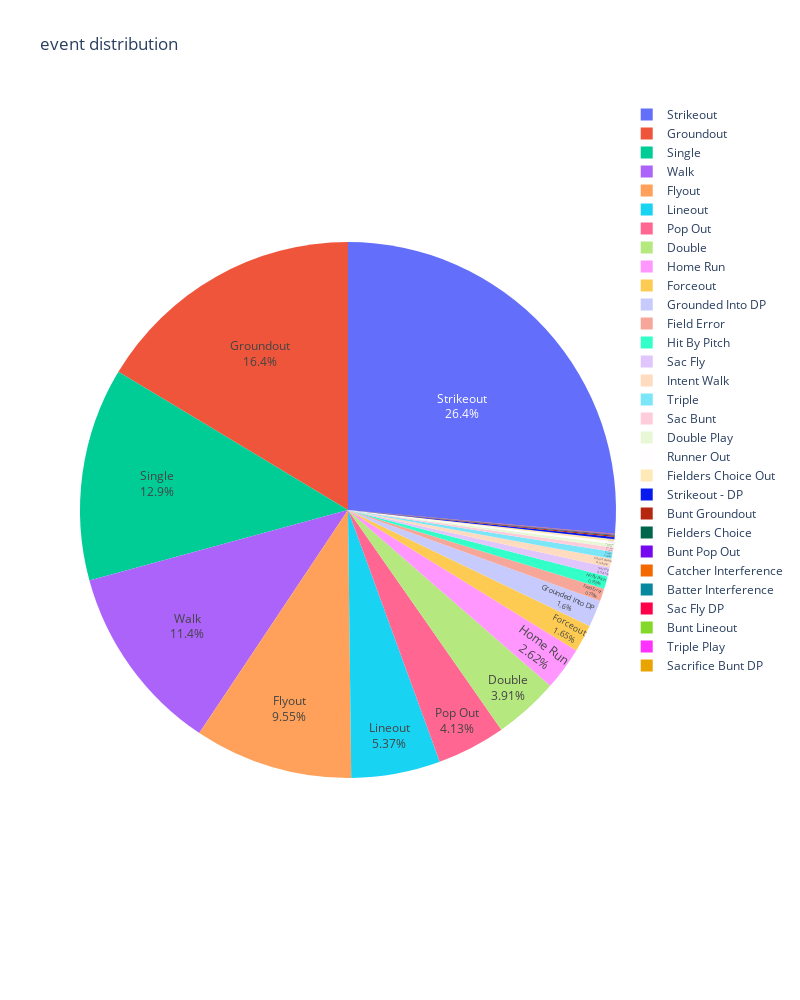

The cell this chart's notebook holds for it:
### Code cell
fig = px.pie(event_df, values=event_df.values, names=event_df.index ,title='event distribution',width=800, height=1000)
fig.update_traces(textposition='inside', textinfo='percent+label')
fig.show()

### Figure 1 — Plotly figure (JSON) as saved in the notebook; plotly's stock layout.template omitted (floating-point values rounded to 4 significant figures)
{"data": [{"domain": {"x": [0, 1], "y": [0, 1]}, "hoverlabel": {"namelength": 0}, "hovertemplate": "label=%{label}<br>value=%{value}", "labels": ["Strikeout", "Groundout", "Single", "Walk", "Flyout", "Lineout", "Pop Out", "Double", "Home Run", "Forceout", "Grounded Into DP", "Field Error", "Hit By Pitch", "Sac Fly", "Intent Walk", "Triple", "Sac Bunt", "Double Play", "Runner Out", "Fielders Choice Out", "Strikeout - DP", "Bunt Groundout", "Fielders Choice", "Bunt Pop Out", "Catcher Interference", "Batter Interference", "Sac Fly DP", "Bunt Lineout", "Triple Play", "Sacrifice Bunt DP"], "legendgroup": "", "name": "", "showlegend": true, "textinfo": "percent+label", "textposition": "inside", "type": "pie", "values": [757160, 469560, 368621, 327001, 273909, 154000, 118552, 112074, 75075, 47442, 45873, 22237, 21764, 15508, 15346, 11872, 7526, 5905, 4234, 3992, 3654, 2184, 1243, 974, 543, 516, 229, 91, 60, 9]}], "layout": {"height": 1000, "legend": {"tracegroupgap": 0}, "title": {"text": "event distribution"}, "width": 800}}
